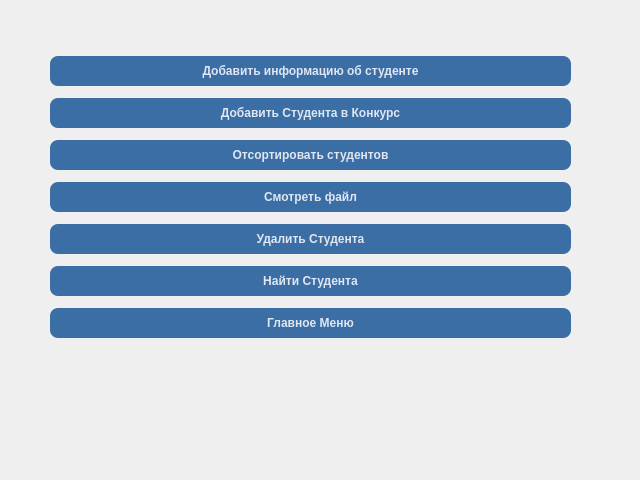
<?xml version="1.0" encoding="UTF-8"?>
<ui version="4.0">
 <class>StudentDataService</class>
 <widget class="QWidget" name="StudentDataService">
  <property name="geometry">
   <rect>
    <x>0</x>
    <y>0</y>
    <width>640</width>
    <height>480</height>
   </rect>
  </property>
  <property name="windowTitle">
   <string>Form</string>
  </property>
  <widget class="QWidget" name="verticalLayoutWidget">
   <property name="geometry">
    <rect>
     <x>50</x>
     <y>50</y>
     <width>521</width>
     <height>296</height>
    </rect>
   </property>
   <layout class="QVBoxLayout" name="verticalLayout">
    <item>
     <widget class="QPushButton" name="btnInfoStudent">
      <property name="styleSheet">
       <string notr="true">  QPushButton {
        background-color: #3A6EA5;
        color: #E0E6F2;
        border: none;
        border-radius: 8px;
        padding: 8px 16px;
        font-weight: 600;
    }
    QPushButton:hover {
        background-color: #5591D3;
    }
    QPushButton:pressed {
        background-color: #2C5588;
    }</string>
      </property>
      <property name="text">
       <string>Добавить информацию об студенте</string>
      </property>
     </widget>
    </item>
    <item>
     <widget class="QPushButton" name="pushButtonAddStudent">
      <property name="styleSheet">
       <string notr="true">  QPushButton {
        background-color: #3A6EA5;
        color: #E0E6F2;
        border: none;
        border-radius: 8px;
        padding: 8px 16px;
        font-weight: 600;
    }
    QPushButton:hover {
        background-color: #5591D3;
    }
    QPushButton:pressed {
        background-color: #2C5588;
    }</string>
      </property>
      <property name="text">
       <string>Добавить Студента в Конкурс</string>
      </property>
     </widget>
    </item>
    <item>
     <widget class="QPushButton" name="pushButtonSortStud">
      <property name="styleSheet">
       <string notr="true">  QPushButton {
        background-color: #3A6EA5;
        color: #E0E6F2;
        border: none;
        border-radius: 8px;
        padding: 8px 16px;
        font-weight: 600;
    }
    QPushButton:hover {
        background-color: #5591D3;
    }
    QPushButton:pressed {
        background-color: #2C5588;
    }</string>
      </property>
      <property name="text">
       <string>Отсортировать студентов</string>
      </property>
     </widget>
    </item>
    <item>
     <widget class="QPushButton" name="pushButtonSeeFile">
      <property name="styleSheet">
       <string notr="true">  QPushButton {
        background-color: #3A6EA5;
        color: #E0E6F2;
        border: none;
        border-radius: 8px;
        padding: 8px 16px;
        font-weight: 600;
    }
    QPushButton:hover {
        background-color: #5591D3;
    }
    QPushButton:pressed {
        background-color: #2C5588;
    }</string>
      </property>
      <property name="text">
       <string>Смотреть файл</string>
      </property>
     </widget>
    </item>
    <item>
     <widget class="QPushButton" name="pushButtonDeleteStudent">
      <property name="styleSheet">
       <string notr="true">  QPushButton {
        background-color: #3A6EA5;
        color: #E0E6F2;
        border: none;
        border-radius: 8px;
        padding: 8px 16px;
        font-weight: 600;
    }
    QPushButton:hover {
        background-color: #5591D3;
    }
    QPushButton:pressed {
        background-color: #2C5588;
    }</string>
      </property>
      <property name="text">
       <string>Удалить Cтудента</string>
      </property>
     </widget>
    </item>
    <item>
     <widget class="QPushButton" name="pushButtonFindStudent">
      <property name="styleSheet">
       <string notr="true">  QPushButton {
        background-color: #3A6EA5;
        color: #E0E6F2;
        border: none;
        border-radius: 8px;
        padding: 8px 16px;
        font-weight: 600;
    }
    QPushButton:hover {
        background-color: #5591D3;
    }
    QPushButton:pressed {
        background-color: #2C5588;
    }</string>
      </property>
      <property name="text">
       <string>Найти Студента</string>
      </property>
     </widget>
    </item>
    <item>
     <widget class="QPushButton" name="pushButtonBackMain">
      <property name="styleSheet">
       <string notr="true">  QPushButton {
        background-color: #3A6EA5;
        color: #E0E6F2;
        border: none;
        border-radius: 8px;
        padding: 8px 16px;
        font-weight: 600;
    }
    QPushButton:hover {
        background-color: #5591D3;
    }
    QPushButton:pressed {
        background-color: #2C5588;
    }</string>
      </property>
      <property name="text">
       <string>Главное Меню</string>
      </property>
     </widget>
    </item>
   </layout>
  </widget>
 </widget>
 <resources/>
 <connections/>
</ui>
